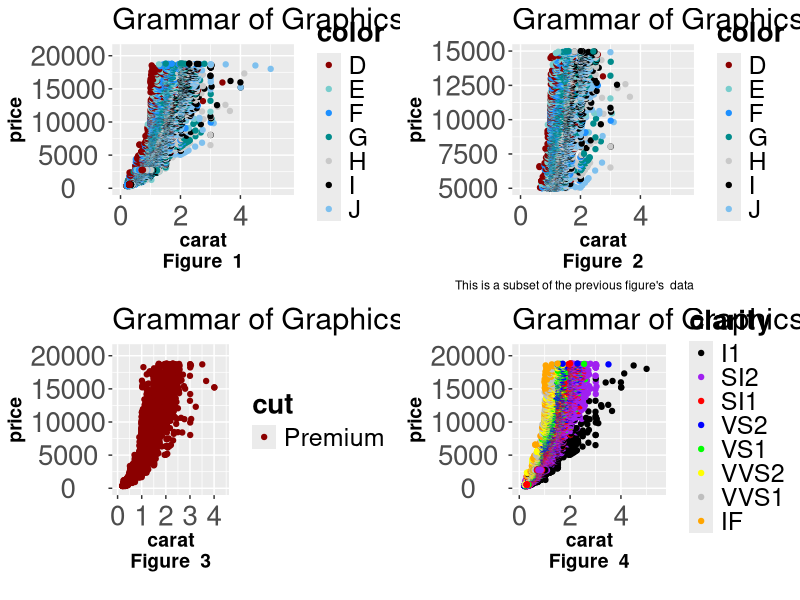

Generate this figure with R:
require(tidyr)
require(dplyr)
require(ggplot2)

FigureNum <<- 0 # Global variable

ggplot_func <- function(df,
  Title = "Diamonds",
  Legend = "color",   # Notice how this is handled below using names(df)[names(df) == Legend] <- 'Legend'
  PointColor = c("red4", "darkslategray3", "dodgerblue1", "darkcyan",
                 "gray79", "black", "skyblue2", "dodgerblue4",
                 "purple4", "maroon", "chocolate1", "bisque3", "bisque",
                 "seagreen4", "lightgreen", "skyblue4", "mediumpurple3",
                 "palevioletred1", "lightsalmon4", "darkgoldenrod1"),
  YMin = 0,
  YMax = max(df$price) * 1.1,
  XMin = 0,
  XMax = max(df$carat) * 1.1,
  Caption = "",
  FigNum = -1,
  FigNumOffset = 0
) {
    FigureNum <<- FigureNum + 1
    
    # See http://stackoverflow.com/questions/32503843/using-a-function-parameter-in-ggplot-mapping-aes for a discussion of the following line of code:
    names(df)[names(df) == Legend] <- 'Legend'
    print(names(df))
    
    p1 <- ggplot(df) + 
      geom_point(aes(x=carat, y=price, colour=Legend)) +
      ylim(YMin, YMax) + xlim(XMin, XMax) +
      scale_colour_manual(values = PointColor) +
      labs(title="Grammar of Graphics Example", x = paste("carat\nFigure ", FigureNum), colour = Legend, caption = Caption) +
      theme(axis.text.x=element_text(size=20, vjust=0.5)) +
      theme(axis.text.y=element_text(size=20, hjust=0.5)) +
      theme(axis.title=element_text(size=14, face="bold")) +
      theme(plot.title = element_text(size=22)) +
      theme(legend.title = element_text(size=20, face="bold"), legend.text = element_text(size=18))
 
    return(p1)
}

p1 <- ggplot_func(diamonds)
p2 <- ggplot_func(diamonds, YMin = 5000, YMax = 15000, Caption = "This is a subset of the previous figure's  data")
p3 <- dplyr::filter(diamonds, cut == "Premium") %>% ggplot_func(., Legend = "cut")
p4 <- ggplot_func(diamonds, Legend = "clarity", PointColor = c("black", "purple", "red", "blue", "green", "yellow", "grey", "orange"))

library("grid")

# You may need to use getwd() to find out where the "4diamonds.png" file will be put.
# You can use setwd() to set the current working directory.
png("4diamonds.png", width = 25, height = 20, units = "in", res = 72)
grid.newpage()
pushViewport(viewport(layout = grid.layout(2, 2)))   

# Print Plots
print(p1, vp = viewport(layout.pos.row = 1, layout.pos.col = 1))  
print(p2, vp = viewport(layout.pos.row = 1, layout.pos.col = 2))
print(p3, vp = viewport(layout.pos.row = 2, layout.pos.col = 1))  
print(p4, vp = viewport(layout.pos.row = 2, layout.pos.col = 2)) 

dev.off()
